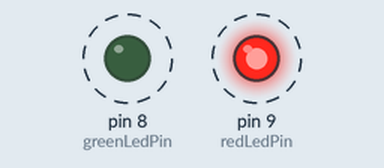
A sketch run on a simulated Arduino Uno, built with avr-gcc and run on an emulated ATmega328P. Shown: output pins drawn as LEDs (lit = HIGH). Dashed ring = blinking.

Above: at 0.5 s.
Timing chart, 0 to 4.6 s (numbered marks = the images above):
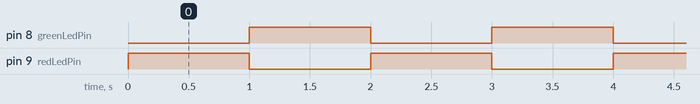

The sketch:

3-led-alternado.ino
```cpp
int redLedPin = 9;
int greenLedPin = 8;

void setup() {
  pinMode(redLedPin, OUTPUT);
  pinMode(greenLedPin, OUTPUT);
}

void loop() {
  digitalWrite(redLedPin, HIGH);
  digitalWrite(greenLedPin, LOW);
  delay(1000);
  digitalWrite(redLedPin, LOW);
  digitalWrite(greenLedPin, HIGH);
  delay(1000);
}
```

Measured:
- by itself, pin 8 (greenLedPin), pin 9 (redLedPin): alternates HIGH for 1.0 s and LOW for 1.0 s
